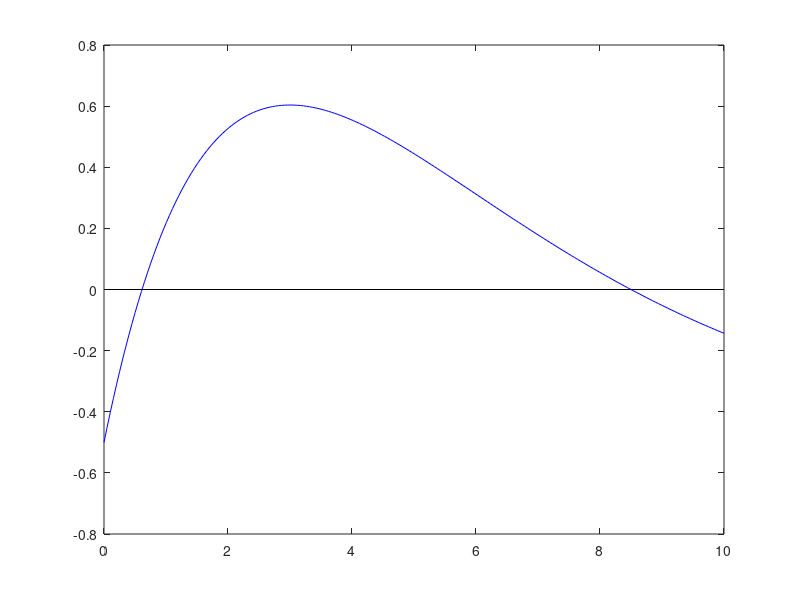

Here is the MATLAB script that generated this plot:
clear all;
clc;
more off;
disp("EJERCICIOS PRACTICOS -- ECUACIONES");
disp("");
%
%Ejercicio 1
%
disp("Ejercicio 1.-");
%
function y=f(x)
  y=x.*exp(-x/3)-0.5;
endfunction
%
figure(1);
x=linspace(0,10,200);
plot([0 10],[0 0],'k', x,f(x),'b');
%
disp("a) Por la grafica deducimos que hay dos raices reales en [0,10].");
disp("b) Un intervalo que contiene a la solucion mayor seria [7,10] de amplitud 3");
disp("c) METODO DE BISECCION");
disp("================================================");
disp("     a            b             m         f(m)  ");
disp("  --------    ---------     --------   ---------");
disp("================================================");
n=0;
a=7;
b=10;
e1=0.05;
fa=f(a);
fb=f(b);
do
  n++;
  m=(a+b)/2;
  fm=f(m);
  printf("%10.6f   %10.6f   %10.6f  %10.2e\n",a,b,m,fm);
  if fa*fm<0
    b=m;
  else
    a=m;
    fa=fm;
  endif
until (b-a)/2^(n+1)<=e1;
%
disp("d) METODO NEWTON-RAPHSON");
function y=f1(x)
  y=exp(-x/3)-x/3.*exp(-x/3);
endfunction
%
x0=m;
x1=x0;
e2=1e-6;
do
  x0=x1;
  x1=x0-f(x0)/f1(x0);
until abs(x1-x0)/abs(x0)<e2;
printf("Las dos ultimas aproximaciones son: %20.16f y %20.16f\n",x0,x1);
disp("==== FIN DEL EJERCICIO ====");